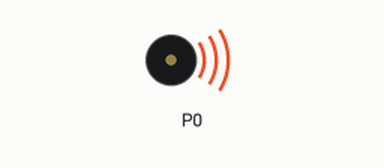
Bench run of a program on a simulated BBC micro:bit (MakeCode). Parts: buzzer (waves = sounding).

Above: at 0.2 s.
At 10.6 s:
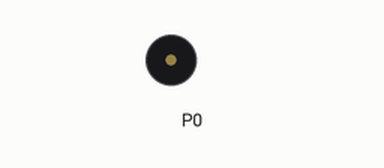
Timing chart, 0 to 21.0 s (numbered marks = the images above):
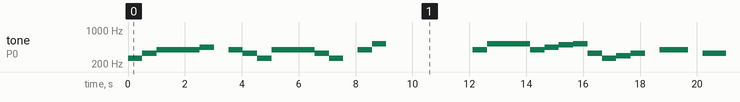

Measured:
- by itself, tone on P0: plays 262 Hz for 0.51 s, 330 Hz for 0.51 s, 392 Hz for 1.5 s, 440 Hz for 0.50 s, 392 Hz for 0.51 s, 330 Hz for 0.51 s … (178 notes in this stretch)

The program:

main.ts
```typescript
basic.forever(function () {
    music.play(music.stringPlayable("C E G G G A - G ", 120), music.PlaybackMode.UntilDone)
    music.play(music.stringPlayable("E C G G G E C - ", 120), music.PlaybackMode.UntilDone)
    music.play(music.stringPlayable("G C5 - - - - - - ", 120), music.PlaybackMode.UntilDone)
    music.play(music.stringPlayable("G C5 C5 C5 G A B C5 ", 120), music.PlaybackMode.UntilDone)
    music.play(music.stringPlayable("E C D E - G G - ", 120), music.PlaybackMode.UntilDone)
    music.play(music.stringPlayable("E E C E G E D D ", 120), music.PlaybackMode.UntilDone)
    music.play(music.stringPlayable("A G D E G E G E ", 120), music.PlaybackMode.UntilDone)
    music.play(music.stringPlayable("D E A D - G A C5 ", 120), music.PlaybackMode.UntilDone)
})
```

test.ts
```typescript
// 在此处测试；当此软件包作为插件使用时，将不会编译此软件包。
```
